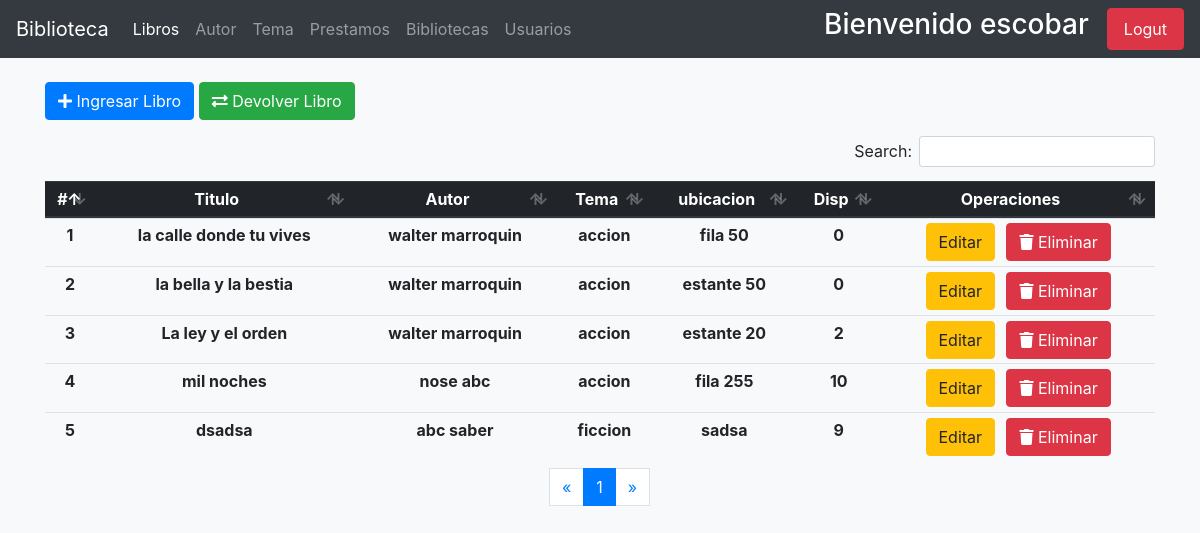
The page /libros/index-admin/ (signed in) on the database as committed earlier.
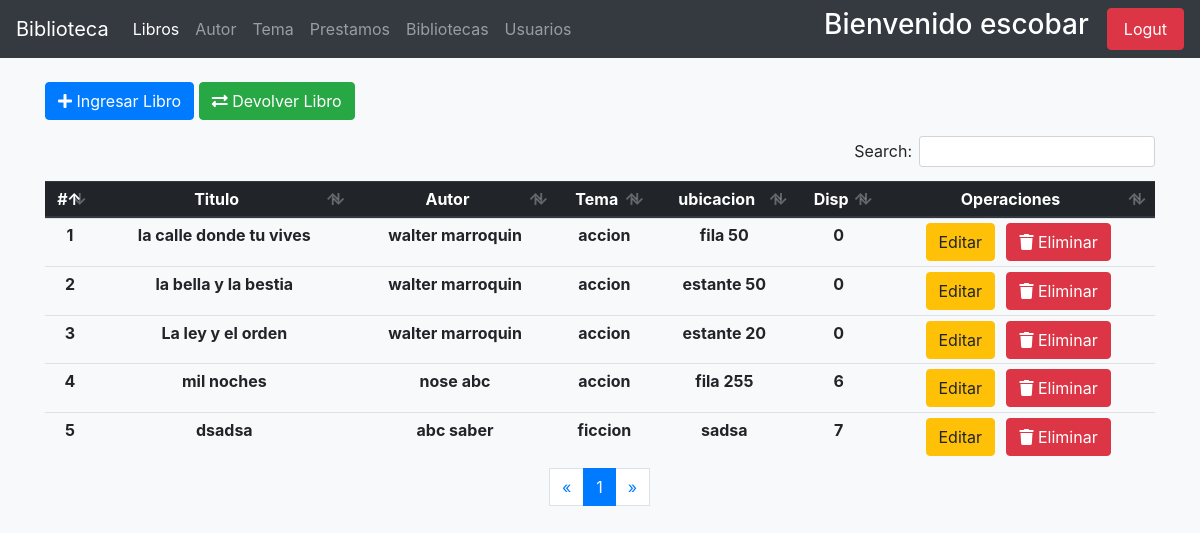
The same page on the database as committed later.
### apps/libros/models.py (models this page shows, shortened)
class Libros(models.Model):
    titulo = models.CharField(_('titulo'), max_length=150)
    biblioteca = models.ForeignKey(Biblioteca, on_delete=models.PROTECT, null=True)
    autor = models.ForeignKey(Author, on_delete=models.PROTECT)
    tema = models.ForeignKey(Temas, on_delete=models.PROTECT)
    ubicacion = models.CharField(_('ubicacion'), max_length=200)
    disponibles = models.PositiveIntegerField(_('libros disponibles'), validators=[limit], default=1, )
    fecha_registro = models.DateField(_('Fecha de ingreso'), default=datetime.now())
    class Meta:
        ordering = ['id']
        verbose_name_plural = 'Libros'

### apps/autores/models.py (models this page shows, shortened)
class Author(models.Model):
    nombre = models.CharField(_('nombre'), max_length=150)
    apellido = models.CharField(_('apellido'), max_length=150)
    nacionalidad = models.ForeignKey(Pais, on_delete=models.CASCADE)
    genero = models.BooleanField(_('genero'), default=True, choices=[
        (True, 'masculino'),
        (False, 'femenino')
    ])
    nacimiento = models.DateField(_('fecha de nacimiento'))
    fallecimiento = models.DateField(_('fecha de fallecimiento'),null=True, blank=True)
    fecha_registro = models.DateField(_('fecha de registro'), default=datetime.now())
    def __str__(self):
        return f'{self.nombre} {self.apellido}'

### apps/temas/models.py (models this page shows)
class Temas(models.Model):
    tema = models.CharField(_('tema'), max_length=200)
    fecha_ingreso = models.DateField(_('fecha_ingreso'), default=now())
    class Meta:
        verbose_name_plural = 'Temas'
    def __str__(self):
        return self.tema

### apps/libros/views.py (the view)
# urls.py: path('index-admin/', local_views.AdminBookList.as_view(), name='admin_index'),
class AdminBookList(AdminMixin,ListView):
    model = Libros
    context_object_name = 'Libro'
    paginate_by = 5
    template_name_suffix = '_list_admin'
    fecha_limite()

### usuarios/mixins.py (called while the page is built)
def _user_mixin(group_name):
    class Mixin(LoginRequiredMixin, UserPassesTestMixin):
        login_url = reverse_lazy('usuarios:index')
        def test_func(self):
            user = self.request.user
            if user.is_superuser:
                return True
            group = Group.objects.get(name=group_name)
            return group in user.groups.all()
    return Mixin

### apps/libros/templates/libros/libros_list_admin.html (shortened to what this page needs)
{% extends "base.html" %}
{% block navbar_items %}
<li class="nav-item active">
    <a class="nav-link" href="{% url 'book:admin_index' %}"> Libros <span class="sr-only">(current)</span></a>
</li>
<li class="nav-item">
    <a class="nav-link" href="{% url 'autor:autores-admin' %}"> Autor </a>
</li>
<li class="nav-item">
    <a class="nav-link" href="{% url 'temas:temas-admin' %}"> Tema </a>
</li>
<li class="nav-item">
    <a href="{% url 'prestamos:prestamo-admin' %}" class="nav-link"> Prestamos </a>
</li>
<li class="nav-item">
    <a href="{% url 'book:bibliotecas' %}" class="nav-link"> Bibliotecas </a>
</li>
<li class="nav-item">
    <a class="nav-link" href="{% url 'usuarios:list-users' %}" > Usuarios </a>
</li>
{% endblock navbar_items %}
{% block content %}
    <div class="container mt-4">
        <div class="row">
            <div class="col-md-6">
                <a href="{% url 'book:crear-libro' %}" class="btn btn-primary"> <i class="fas fa-plus"></i>   Ingresar Libro </a>
                <a href="{% url 'prestamos:devolver-codigo' %}" class="btn btn-success"> <i class="fas fa-exchange-alt"></i>   Devolver Libro </a>
            </div>
        </div>
    </div>
    <div class="container mt-3">
        <div class="table-responsive-md">
            <table class="table table-hover mt-3 text-center table-sm" id="table-controller">
                <thead class="thead-dark">
                    <tr>
                        <th scope="col"> # </th>
                        <th scope="col"> Titulo </th>
                        <th scope="col"> Autor </th>
                        <th scope="col"> Tema </th>
                        <th scope="col"> ubicacion </th>
                        <th scope="col"> Disp </th>
                        <th scope="col"> Operaciones </th>
                    </tr>
                </thead>
                <tbody>
                    {% for libro in Libro %}
                        <tr>
                            <th scope="col"> {{ forloop.counter }}</th>
                            <th> {{ libro.titulo }} </th>
                            <th> {{ libro.autor }} </th>
                            <th> {{ libro.tema }} </th>
                            <th> {{ libro.ubicacion }} </th>
                            <th> {{ libro.disponibles }} </th>
                            <th> <a href="{% url 'book:editar-libro' libro.id %}"  class="btn btn-warning"> Editar </a> &nbsp; <a href="{% url 'book:eliminar-libro' libro.id %}" class="btn btn-danger"><i class="fas fa-trash"></i> Eliminar</a></th>
                        </tr>
                    {% endfor %}
                </tbody>
            </table>
        </div>
    </div>
                <nav aria-label="Page navigation example">
                    <ul class="pagination justify-content-center">
                        {% if page_obj.has_previous %}
                            <li class="page-item"> <a href="?page={{ page_obj.previous_page_number }}" class="page-link" aria-label="Previous">&laquo;</a></li>
                        {% else %}
                        <li class="disabled"><span class="page-link">&laquo; </span> </li>
                        {% endif %}
                        {% for i in paginator.page_range %}
                            {% if page_obj.number == i %}
                                <li class="active page-item"><span class="page-link"> {{ i }} <span class="sr-only">current</span></span></li>
                            {% else %}
                                <li class="page-item"><a href="?page={{ i }}" class="page-link"> {{ i }} </a></li>
                            {% endif %}
                        {% endfor %}
                        {% if page_obj.has_next %}
                            <li class="page-item"><a href="?page={{ page_obj.next_page_number }}" class="page-link">&raquo;</a></li>
                        {% else %}
                            <li class="disabled" class="page-item"> <span class="page-link">&raquo;</span> </li>
                        {% endif %}
                    </ul>
                </nav>
{% endblock %}

Rows that differ between the two databases and show on the page:
changed Libros "La ley y el orden": disponibles "2" → "0"
changed Libros "mil noches": disponibles "10" → "6"
changed Libros "dsadsa": disponibles "9" → "7"
